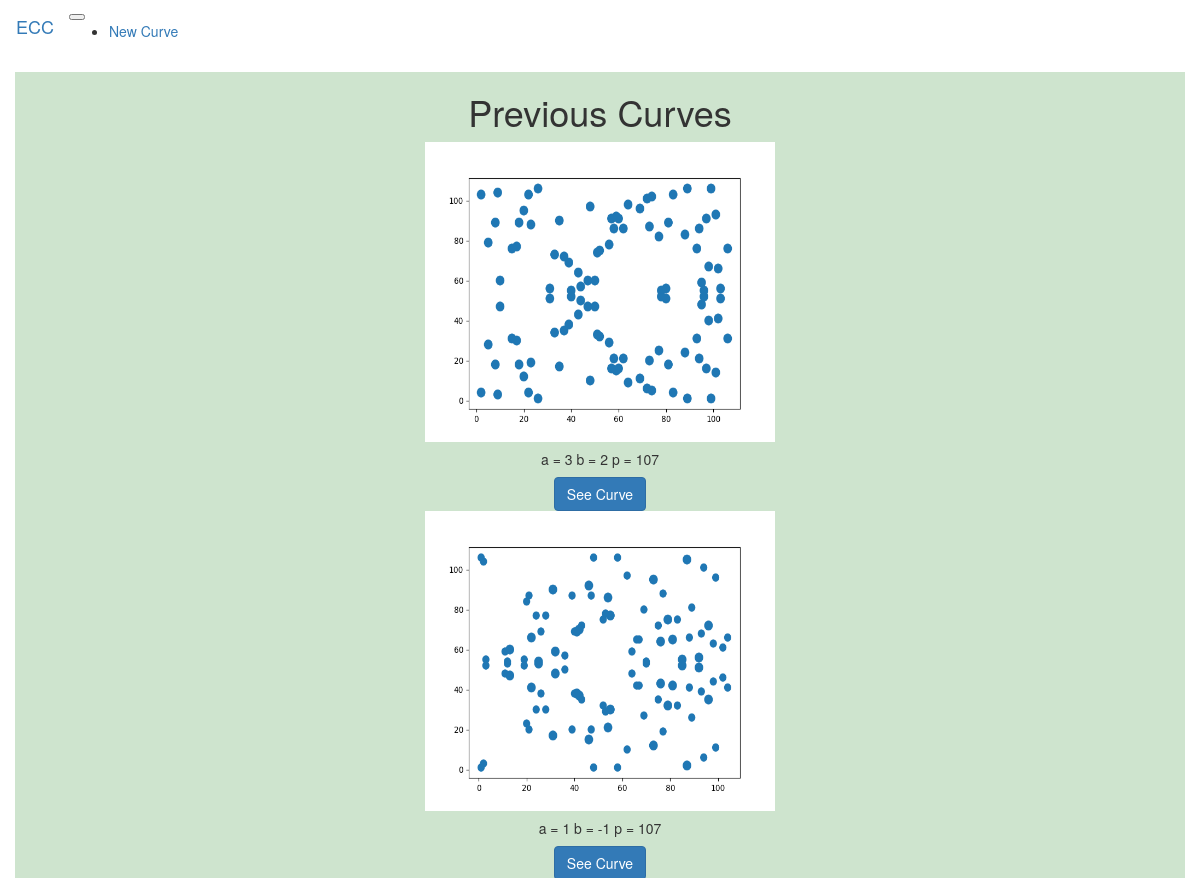
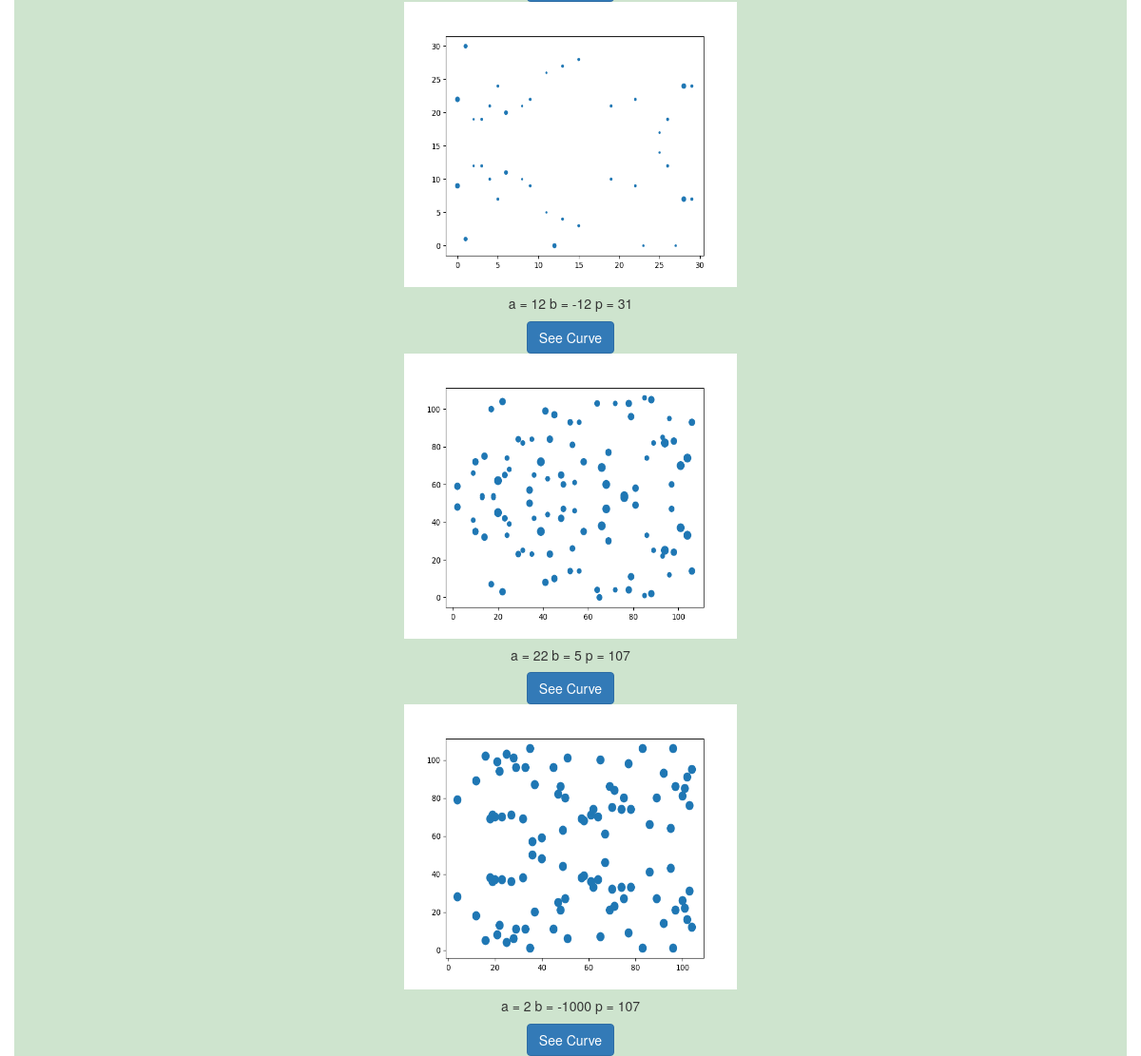
/made, run on the app's committed database (2 pictures, top to bottom).
### curve/models.py (models this page shows)
class ScatterMade(db.Model):
	index = db.Column(db.Integer, primary_key=True)
	name = db.Column(db.String, unique=True)

### curve/views.py (the view)
@curves.route("/made")
def made():
	previous = ScatterMade.query.all()
	return render_template("prev.html",previous=previous)

### curve/templates/prev.html (shortened to what this page needs)
{% extends 'bootstrap/base.html' %}
{% import 'bootstrap/wtf.html' as wtf %}
{% block navbar %}
	<nav class="navbar navbar-expand-lg navbar-dark bg-dark text-light">
	  <a class="navbar-brand" href="#">ECC</a>
	  <button class="navbar-toggler" type="button" data-toggle="collapse" data-target="#navbarNav" aria-controls="navbarNav" aria-expanded="false" aria-label="Toggle navigation">
	  </button>
	  <div class="collapse navbar-collapse" id="navbarNav">
	    <ul class="navbar-nav">
	    	<li class="nav-item">
	    		<a class="nav-link" href="/curve">New Curve</a>
	    	</li>
	    </ul>
	  </div>
	</nav>
{% endblock navbar %}
{% block content %}
	<div class="container" style="background-color: rgba(12,122,12,0.2);">
		<h1 class="display-3 text-center text-secondary"> Previous Curves </h1>
		<div class="row">
			<div class="col-sm-3"></div>
			<div class="col-sm-6">
				{% for image in previous %}
				<div class="card text-center m-2" style="border-radius: 30px">
				  <img style="height: 300px; width: 350px" class="card-img-top ml-5" src="{{url_for('cy.static',filename=image.name)}}" alt="Unavailable">
				  <div class="card-body">
				    <h5 class="card-title">a = {{image.name.strip('.png')[2:].split("&")[0]}} b = {{image.name.strip('.png')[2:].split("&")[1]}} p = {{image.name.strip('.png')[2:].split("&")[2]}}</h5>
				    <a href="{{'/curve/'+image.name.strip('.png')[2:]}}" class="btn btn-primary">See Curve</a>
				  </div>
				</div>
				{% endfor %}
			</div>
		</div>
	</div>
{% endblock content %}

### data on the page
ScatterMade: name (picture), name "3", name "2", name "107"
ScatterMade: name (picture), name "1", name "-1", name "107"
ScatterMade: name (picture), name "12", name "-12", name "31"
ScatterMade: name (picture), name "22", name "5", name "107"
ScatterMade: name (picture), name "2", name "-1000", name "107"
